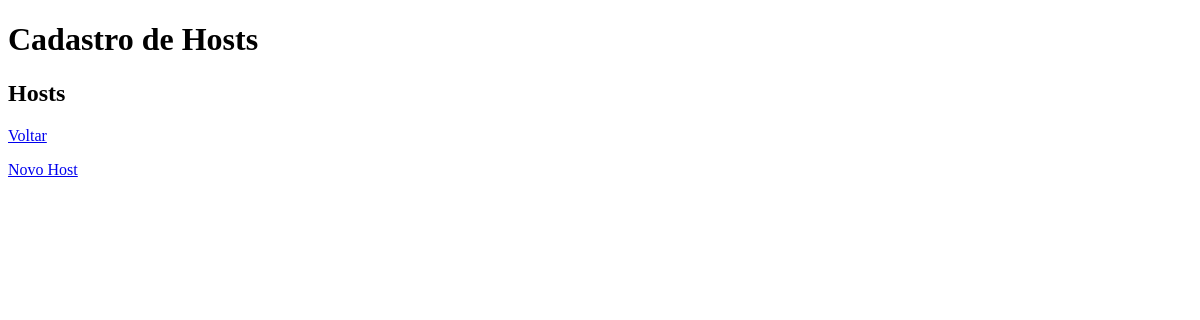
The page /lista_host/ on the database as committed earlier.
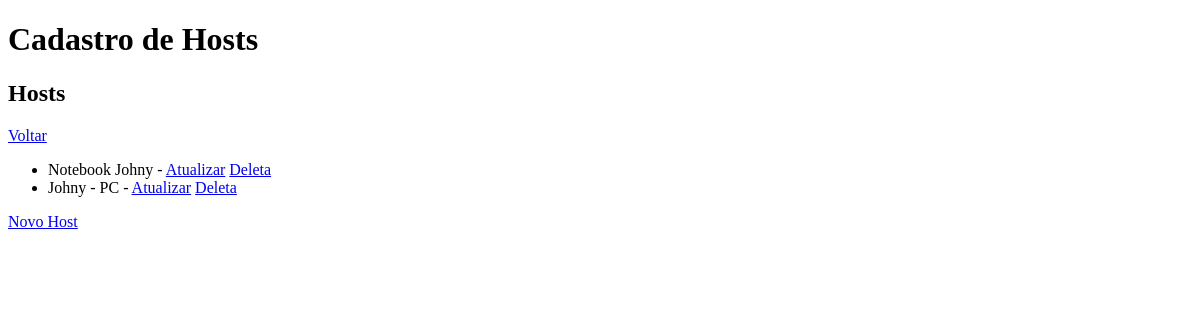
The same page on the database as committed later.
### hosts/models.py (models this page shows, shortened)
class Host(models.Model):
    host_nome = models.CharField(max_length=100)
    host_nomeTabela_snmpGet = models.CharField(max_length=100)
    host_ip = models.GenericIPAddressField(protocol='IPv4', unpack_ipv4=False)
    host_porta = models.PositiveIntegerField(default=161)
    host_template = models.ManyToManyField(Template)
    host_observacoes = models.TextField(null=True, blank=True)
    host_status = models.BooleanField(default=True)

### hosts/views.py (the view)
# urls.py: path('lista_host/', listaHost, name='url_cadastroHost'),
def listaHost(request):  # Função recebe request do navegador
    data = {'lista_hosts': Host.objects.all()}  # Cria um dicionário chamado 'data' com uma lista dentro chamada
    return render(request, 'hosts/listaHosts.html', data)  # Retorna a request, template e dicionario criado na função

### hosts/templates/hosts/listaHosts.html (shortened to what this page needs)
<!DOCTYPE html>
<html lang="en">
<head>
</head>
<body>
    <h1>Cadastro de Hosts</h1>
    <h2>Hosts</h2>
    <a href="{% url 'url_home' %}">Voltar</a>
    <ul>
    {% for Host in lista_hosts %}
        <li>{{ Host.host_nome }} - <a href="{% url 'url_atualizaHost' Host.id %}">Atualizar</a>  <a
                href="{% url 'url_deletaHost' Host.id %}">Deleta</a> </li>
    {% endfor %}
    </ul>
<a href="{% url 'url_novoHost' %}">Novo Host</a>
</body>
</html>

Rows that differ between the two databases and show on the page:
added Host: host_nome "Notebook Johny"
added Host: host_nome "Johny - PC"
